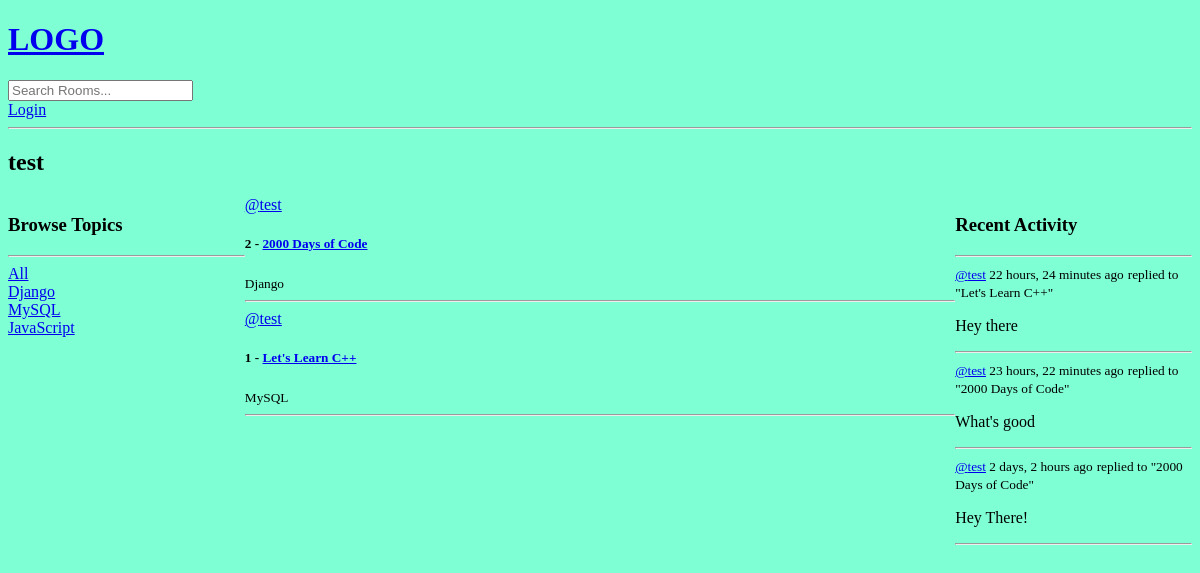
The page /p/1/ on the database as committed earlier.
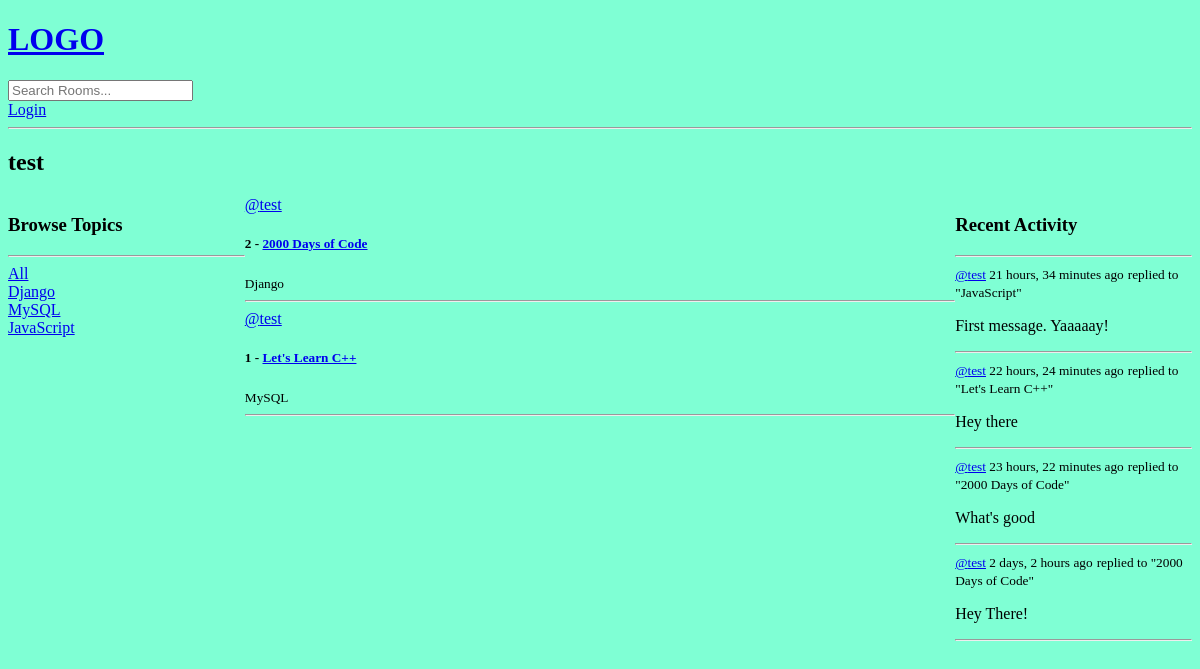
The same page on the database as committed later.
### base/models.py (models this page shows, shortened)
class Topic(models.Model):
	name = models.CharField(max_length=200)

class Room(models.Model):
	host = models.ForeignKey(User, on_delete=models.SET_NULL, null=True)
	topic = models.ForeignKey(Topic, on_delete=models.SET_NULL, null=True)
	name = models.CharField(max_length=200)
	description = models.TextField(null=True, blank=True)
	participants = models.ManyToManyField(User, related_name='participants', blank=True)
	updated = models.DateTimeField(auto_now=True)
	created = models.DateTimeField(auto_now_add=True)
	class Meta:
		ordering = ['-updated', '-created']
	def __str__(self):
		return self.name

class Message(models.Model):
	user = models.ForeignKey(User, on_delete=models.CASCADE)
	room = models.ForeignKey(Room, on_delete=models.CASCADE)
	body = models.TextField()
	updated = models.DateTimeField(auto_now=True)
	created = models.DateTimeField(auto_now_add=True)
	class Meta:
		ordering = ['-updated', '-created']
	def __str__(self):
		return self.body[0:50]

### base/views.py (the view)
# urls.py: path('p/<str:pk>/', views.profile_view, name='profile'),
def profile_view(request, pk):
	user = User.objects.get(id=pk)
	rooms = user.room_set.all()
	comments = user.message_set.all()
	topics = Topic.objects.all()
	context = {
		'user': user,
		'rooms': rooms,
		'comments': comments,
		'topics': topics,
	}
	return render(request, 'base/profile.html', context)

### base/templates/base/profile.html (shortened to what this page needs)
{% extends 'base.html' %}}
{% block content %}
<h2>{{ user.username }}</h2>
<div class="profile-container">
    <div>
        {% include 'base/topics_components.html' %}
    </div>
    <div>
        {% include 'base/feed_component.html' %}
    </div>
    <div>
        {% include 'base/activity_component.html' %}
    </div>
</div>
{% endblock content %}

### templates/base.html (shortened to what this page needs)
<!doctype html>
{% load static %}
<html lang="en">
<head>
    <link rel="stylesheet" href="{% static 'styles/main.css' %}" type="text/css" media="screen">
</head>
<body>
{% include 'navbar.html' %}
{% block content %}
{% endblock %}
</body>
</html>

### templates/navbar.html
<a href="/">
  <h1>LOGO</h1>
</a>
<form action="{% url 'home' %}" method="GET">
  <input type="text" name="q" placeholder="Search Rooms..."/>
</form>
{% if request.user.is_authenticated %}
<p> Hello {{ request.user }} </p>
<a href="{% url 'logout' %}"> Logout </a>
{% else %}
<a href="{% url 'login' %}"> Login </a>
{% endif %}
<hr>

### base/templates/base/topics_components.html
<h3> Browse Topics </h3>
<hr>
<div>
    <a href="{% url 'home' %}?">All</a>
</div>
{% for topic in topics %}
<div>
    <a href="{% url 'home' %}?q={{ topic.name }}"> {{ topic.name }} </a>
</div>
{% endfor %}

### base/templates/base/feed_component.html (shortened to what this page needs)
<div>
    {% for room in rooms %}
    <div>
        <a href="{% url 'profile' room.host.id %}">@{{ room.host.username }}</a>
        <h5>{{room.id}} - <a href="{% url 'room' room.id %}">{{room.name}} </a></h5>
        <small>{{ room.topic.name }} </small>
        <hr>
    </div>
    {% endfor %}
</div>

### base/templates/base/activity_component.html (shortened to what this page needs)
<h3> Recent Activity </h3>
<hr>
{% for message in comments %}
<div>
    <small><a href="{% url 'profile' message.user.id %}">@{{ message.user }}</a> {{ message.created | timesince }}
        ago</small>
    <small> replied to "{{ message.room }}"</small>
    <p> {{ message }} </p>
    <hr>
</div>
{% endfor %}

### static/styles/main.css (style rules this page uses)
body { background-color: aquamarine; }

### base/templates/base/profile.html (style rules this page uses)
.profile-container { display: grid; grid-template-columns: 1fr 3fr 1fr; }

Rows that differ between the two databases and show on the page:
added Message: user "test", created "21 hours, 34 minutes", room "JavaScript", body "First message. Yaaaaay!"
